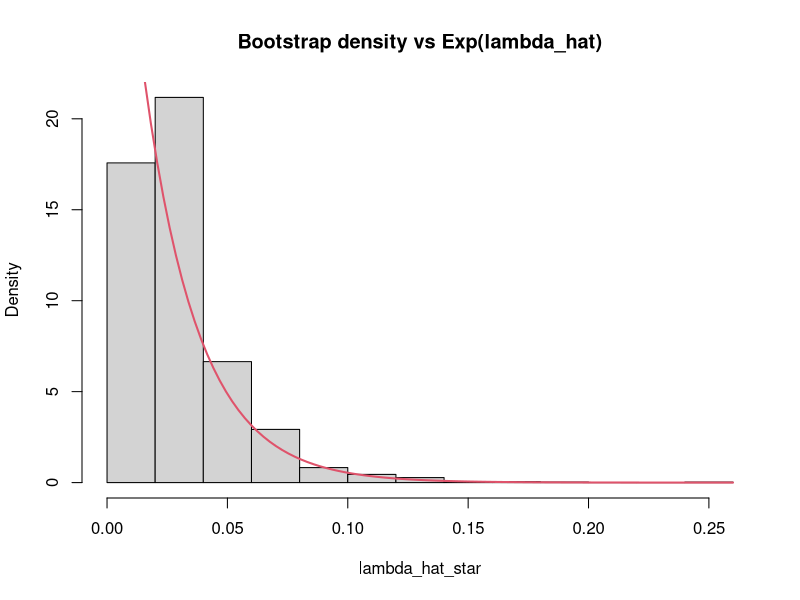

Write the R code that produced this figure.
library(boot)
set.seed(23)
head(aircondit)
# using the diff function to generate the differences
times <- diff(aircondit$hours)
print(times)
# the MLE of of lambda is the sample mean
lambda_hat <-  1 / mean(times)
# bootstrap trials
b <- 2000
lambda_hat_star <- numeric(b)
for (i in 1:b) {
  x_star <- sample(times, length(times), replace = TRUE)
  lambda_hat_star[i] <-  1 / mean(x_star)
}
cat("The bias is given by ", lambda_hat - mean(lambda_hat_star),
    " the difference between the emprical and bootstrapped mean\n",
    " and the standard error is the sampl standard deviation of",
    " the bootstrap estimate", sd(lambda_hat_star), "\n")
hist(lambda_hat_star, probability = TRUE,
     main = "Bootstrap density vs Exp(lambda_hat)")
# density curve
y <- function(x) {
  dexp(x, 1 / lambda_hat)
}
curve(y(x), col = 2, lwd = 2, add = TRUE)

boot_se <- function(x) {
  # function that takes in a bootstrap sample and outputs its standard error
}
